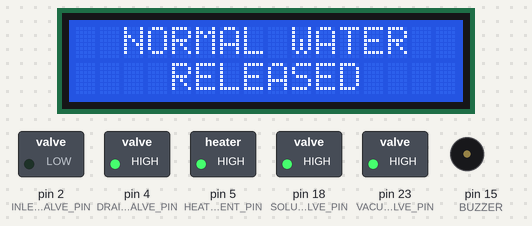
Bench run of a sketch on a simulated Arduino Mega 2560, built with avr-gcc and run on an emulated ATmega2560. Parts: 16×2 character LCD, switched loads named in the sketch (green lamp = pin HIGH), buzzer (waves = sounding, pin HIGH).

Above: at 3.5 s.
At 14.5 s:
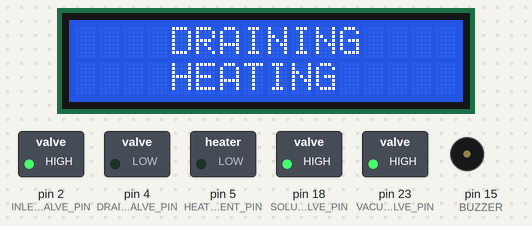
At 22.5 s:
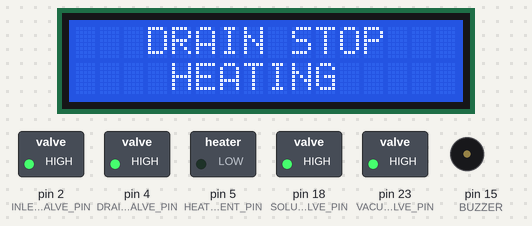
At 35.5 s:
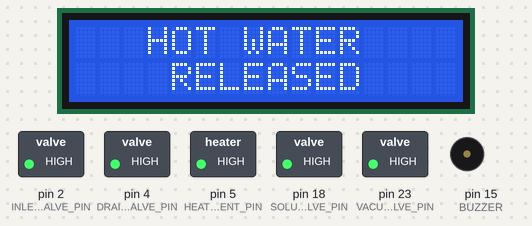
At 66.6 s:
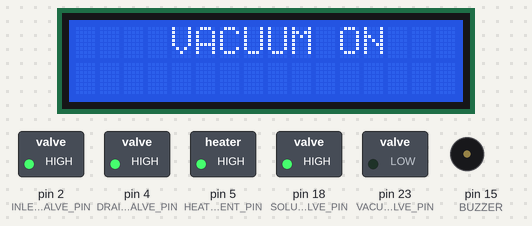
At 124.2 s:
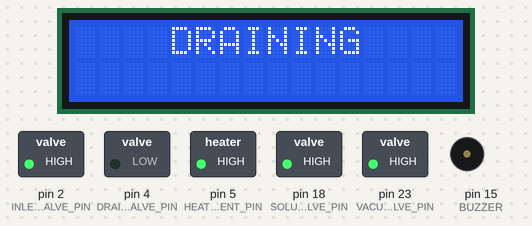
Timing chart, 0 to 125.7 s (numbered marks = the images above):
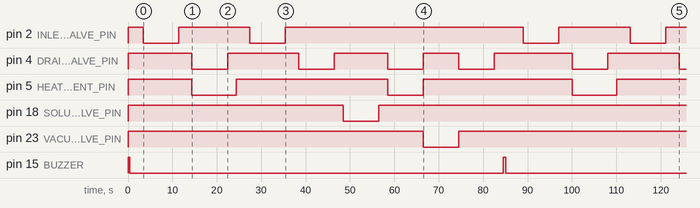

Measured:
- by itself, pin 2 (INLET_VALVE_PIN): HIGH → LOW at 3.4 s, → HIGH 8.0 s later, → LOW 16.0 s later, → HIGH 8.0 s later, … (8 changes in this stretch)
- by itself, pin 4 (DRAIN_VALVE_PIN): HIGH → LOW at 14.4 s, → HIGH 8.0 s later, → LOW 16.0 s later, → HIGH 8.0 s later, … (11 changes in this stretch)
- by itself, pin 5 (HEATING_ELEMENT_PIN): goes LOW 10.0 s, HIGH 34.1 s, LOW 8.0 s, HIGH 33.6 s, LOW 10.0 s, then HIGH
- by itself, pin 18 (SOLUTION_VALVE_PIN): HIGH → LOW at 48.5 s, → HIGH 8.0 s later
- by itself, pin 23 (VACUUM_VALVE_PIN): HIGH → LOW at 66.5 s, → HIGH 8.0 s later
- by itself, pin 15 (BUZZER): HIGH → LOW at 0.38 s, → HIGH 84.2 s later, → LOW 0.50 s later
- what the display in image 0 shows lasts 11.0 s, from 3.4 s to 14.4 s

The sketch:

autoclean_v5.ino
```cpp
#include <Wire.h>
#include <LiquidCrystal_PCF8574.h>

// Component control pins
#define INLET_VALVE_PIN     2
#define DRAIN_VALVE_PIN     4
#define HEATING_ELEMENT_PIN 5
#define SOLUTION_VALVE_PIN  18
#define VACUUM_VALVE_PIN    23
#define BUZZER              15

LiquidCrystal_PCF8574 lcd(0x27);

void beep(int duration = 200) {
  digitalWrite(BUZZER, HIGH);
  delay(duration);
  digitalWrite(BUZZER, LOW);
}

void setup() {
  // Output pin setup
  pinMode(INLET_VALVE_PIN, OUTPUT);
  pinMode(DRAIN_VALVE_PIN, OUTPUT);
  pinMode(HEATING_ELEMENT_PIN, OUTPUT);
  pinMode(SOLUTION_VALVE_PIN, OUTPUT);
  pinMode(VACUUM_VALVE_PIN, OUTPUT);
  pinMode(BUZZER, OUTPUT);

  // Set default states (active-low relays: HIGH = OFF)
  digitalWrite(BUZZER, LOW);
  digitalWrite(INLET_VALVE_PIN, HIGH);
  digitalWrite(DRAIN_VALVE_PIN, HIGH);
  digitalWrite(HEATING_ELEMENT_PIN, HIGH);
  digitalWrite(SOLUTION_VALVE_PIN, HIGH);
  digitalWrite(VACUUM_VALVE_PIN, HIGH);

  // Initialize LCD
  Wire.begin();
  lcd.begin(16, 2);
  lcd.setBacklight(255);

  lcd.setCursor(2, 0);
  lcd.print("AUTO CLEANX");
  lcd.setCursor(5, 1);
  lcd.print("START");
  beep(300);
  delay(3000);
  lcd.clear();
}

void loop() {
  // --- Phase 1: Normal Water Release ---
  digitalWrite(INLET_VALVE_PIN, LOW);
  lcd.setCursor(2, 0);
  lcd.print("NORMAL WATER");
  lcd.setCursor(4, 1);
  lcd.print("RELEASED");
  delay(8000);
  digitalWrite(INLET_VALVE_PIN, HIGH);
  delay(3000);
  lcd.clear();

  // --- Phase 2: Drain & Heat ---
  digitalWrite(DRAIN_VALVE_PIN, LOW);
  digitalWrite(HEATING_ELEMENT_PIN, LOW);
  lcd.setCursor(4, 0);
  lcd.print("DRAINING");
  lcd.setCursor(4, 1);
  lcd.print("HEATING");
  delay(8000);
  digitalWrite(DRAIN_VALVE_PIN, HIGH);
  lcd.setCursor(3, 0);
  lcd.print("DRAIN STOP");
  delay(2000);
  digitalWrite(HEATING_ELEMENT_PIN, HIGH);
  lcd.setCursor(2, 1);
  lcd.print("HEATING OFF");
  delay(3000);
  lcd.clear();

  // --- Phase 3: Hot Water Release ---
  digitalWrite(INLET_VALVE_PIN, LOW);
  lcd.setCursor(3, 0);
  lcd.print("HOT WATER");
  lcd.setCursor(4, 1);
  lcd.print("RELEASED");
  delay(8000);
  digitalWrite(INLET_VALVE_PIN, HIGH);
  delay(3000);
  lcd.clear();

  // --- Phase 4: Drain ---
  digitalWrite(DRAIN_VALVE_PIN, LOW);
  lcd.setCursor(4, 0);
  lcd.print("DRAINING");
  delay(8000);
  digitalWrite(DRAIN_VALVE_PIN, HIGH);
  delay(2000);
  lcd.clear();

  // --- Phase 5: Solution Release ---
  digitalWrite(SOLUTION_VALVE_PIN, LOW);
  lcd.setCursor(4, 0);
  lcd.print("SOLUTION");
  lcd.setCursor(4, 1);
  lcd.print("RELEASED");
  delay(8000);
  digitalWrite(SOLUTION_VALVE_PIN, HIGH);
  delay(2000);
  lcd.clear();

  // --- Phase 6: Drain & Heat ---
  digitalWrite(DRAIN_VALVE_PIN, LOW);
  digitalWrite(HEATING_ELEMENT_PIN, LOW);
  lcd.setCursor(4, 0);
  lcd.print("HEATING");
  lcd.setCursor(4, 1);
  lcd.print("DRAINING");
  delay(8000);
  digitalWrite(DRAIN_VALVE_PIN, HIGH);
  digitalWrite(HEATING_ELEMENT_PIN, HIGH);
  lcd.clear();

  // --- Phase 7: Vacuum ---
  digitalWrite(VACUUM_VALVE_PIN, LOW);
  lcd.setCursor(4, 0);
  lcd.print("VACUUM ON");
  delay(8000);
  digitalWrite(VACUUM_VALVE_PIN, HIGH);
  lcd.clear();

  // --- Phase 8: Final Drain ---
  digitalWrite(DRAIN_VALVE_PIN, LOW);
  lcd.setCursor(4, 0);
  lcd.print("DRAINING");
  delay(8000);
  digitalWrite(DRAIN_VALVE_PIN, HIGH);
  delay(2000);
  lcd.clear();

  // --- Process Done ---
  lcd.setCursor(2, 0);
  lcd.print("PROCESS DONE");
  beep(500);
  delay(2000);
  lcd.clear();

  delay(2000);
}
```
